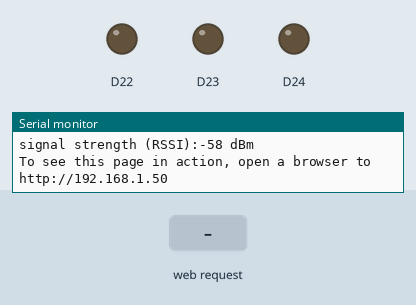
The sketch below on a simulated Arduino Nano RP2040 Connect. On the bench: output pins drawn as LEDs (lit = HIGH), the last lines printed to the serial monitor. The test bench sets the inputs (shaded band). WiFi joins after 1.5 s; servers stay silent unless stated.

Above: at 12.7 s.
12.8 s: HTTP request GET /RH received
At 13.8 s:
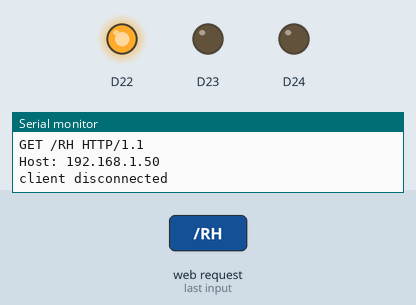
14.3 s: HTTP request GET /GH received
At 15.0 s:
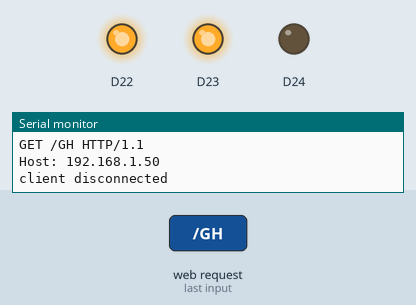
15.8 s: HTTP request GET /RL received
At 16.1 s:
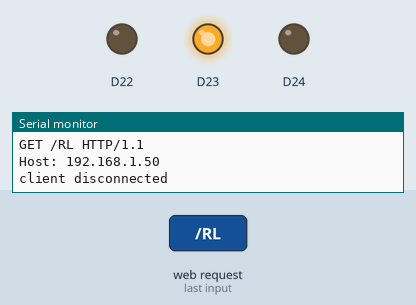
17.3 s: HTTP request GET /BH received
At 18.5 s:
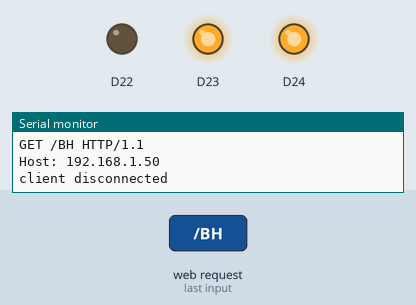
18.8 s: HTTP request GET /GL received
At 19.6 s:
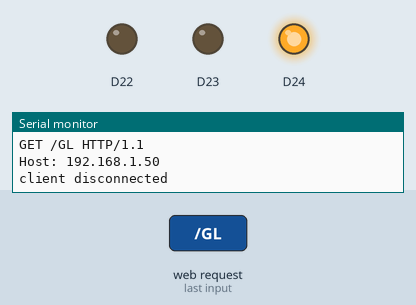
20.3 s: HTTP request GET /RH received
At 20.8 s:
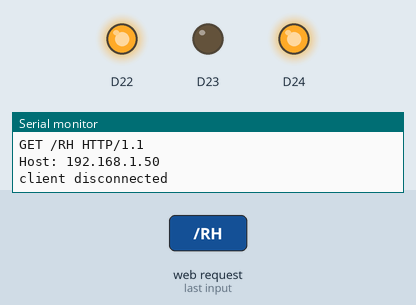
Timing chart, 0 to 22.8 s (numbered marks = the images above; inputs shaded):
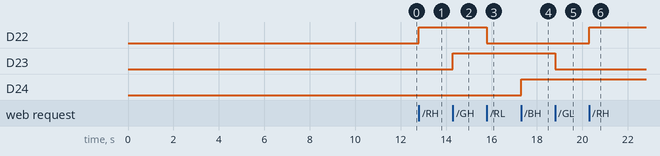

The sketch:

web_server_test.ino
```cpp
// Source: https://docs.arduino.cc/tutorials/nano-rp2040-connect/rp2040-web-server-rgb/

#include <SPI.h>
#include <WiFiNINA.h>

///////please enter your sensitive data in the Secret tab/arduino_secrets.h
char ssid[] = "NoonyPhone";        // your network SSID (name)
char pass[] = "applesauce32";    // your network password (use for WPA, or use as key for WEP)
int keyIndex = 0;                 // your network key index number (needed only for WEP)

int status = WL_IDLE_STATUS;
WiFiServer server(80);

void setup() {
  pinMode(LEDR, OUTPUT);
  pinMode(LEDG, OUTPUT);
  pinMode(LEDB, OUTPUT);
  Serial.begin(9600);      // initialize serial communication

  // check for the WiFi module:
  if (WiFi.status() == WL_NO_MODULE) {
    Serial.println("Communication with WiFi module failed!");
    // don't continue
    while (true);
  }

  String fv = WiFi.firmwareVersion();
  if (fv < WIFI_FIRMWARE_LATEST_VERSION) {
    Serial.println("Please upgrade the firmware");
  }

  // attempt to connect to WiFi network:
  while (status != WL_CONNECTED) {
    Serial.print("Attempting to connect to Network named: ");
    Serial.println(ssid);                   // print the network name (SSID);

    // Connect to WPA/WPA2 network. Change this line if using open or WEP network:
    status = WiFi.begin(ssid, pass);
    // wait 10 seconds for connection:
    delay(10000);
  }
  server.begin();                           // start the web server on port 80
  printWifiStatus();                        // you're connected now, so print out the status
}


void loop() {
  WiFiClient client = server.available();   // listen for incoming clients

  if (client) {                             // if you get a client,
    Serial.println("new client");           // print a message out the serial port
    String currentLine = "";                // make a String to hold incoming data from the client
    while (client.connected()) {            // loop while the client's connected
      if (client.available()) {             // if there's bytes to read from the client,
        char c = client.read();             // read a byte, then
        Serial.write(c);                    // print it out the serial monitor
        if (c == '\n') {                    // if the byte is a newline character

          // if the current line is blank, you got two newline characters in a row.
          // that's the end of the client HTTP request, so send a response:
          if (currentLine.length() == 0) {
            // HTTP headers always start with a response code (e.g. HTTP/1.1 200 OK)
            // and a content-type so the client knows what's coming, then a blank line:
            client.println("HTTP/1.1 200 OK");
            client.println("Content-type:text/html");
            client.println();

            // the content of the HTTP response follows the header:
            client.print("<style>");
            client.print(".container {margin: 0 auto; text-align: center; margin-top: 100px;}");
            client.print("button {color: white; width: 100px; height: 100px;");
            client.print("border-radius: 50%; margin: 20px; border: none; font-size: 20px; outline: none; transition: all 0.2s;}");
            client.print(".red{background-color: rgb(196, 39, 39);}");
            client.print(".green{background-color: rgb(39, 121, 39);}");
            client.print(".blue {background-color: rgb(5, 87, 180);}");
            client.print(".off{background-color: grey;}");
            client.print("button:hover{cursor: pointer; opacity: 0.7;}");
            client.print("</style>");
            client.print("<div class='container'>");
            client.print("<button class='red' type='submit' onmousedown='location.href=\"/RH\"'>ON</button>");
            client.print("<button class='off' type='submit' onmousedown='location.href=\"/RL\"'>OFF</button><br>");
            client.print("<button class='green' type='submit' onmousedown='location.href=\"/GH\"'>ON</button>");
            client.print("<button class='off' type='submit' onmousedown='location.href=\"/GL\"'>OFF</button><br>");
            client.print("<button class='blue' type='submit' onmousedown='location.href=\"/BH\"'>ON</button>");
            client.print("<button class='off' type='submit' onmousedown='location.href=\"/BL\"'>OFF</button>");
            client.print("</div>");

            // The HTTP response ends with another blank line:
            client.println();
            // break out of the while loop:
            break;
          } else {    // if you got a newline, then clear currentLine:
            currentLine = "";
          }
        } else if (c != '\r') {  // if you got anything else but a carriage return character,
          currentLine += c;      // add it to the end of the currentLine
        }

        // Check to see if the client request was /X
        if (currentLine.endsWith("GET /RH")) {
          digitalWrite(LEDR, HIGH);
        }
        if (currentLine.endsWith("GET /RL")) {
          digitalWrite(LEDR, LOW);
        }
        if (currentLine.endsWith("GET /GH")) {
          digitalWrite(LEDG, HIGH);
        }
        if (currentLine.endsWith("GET /GL")) {
          digitalWrite(LEDG, LOW);
        }
        if (currentLine.endsWith("GET /BH")) {
          digitalWrite(LEDB, HIGH);
        }
        if (currentLine.endsWith("GET /BL")) {
          digitalWrite(LEDB, LOW);
        }
      }
    }
    // close the connection:
    client.stop();
    Serial.println("client disconnected");
  }
}

void printWifiStatus() {
  // print the SSID of the network you're attached to:
  Serial.print("SSID: ");
  Serial.println(WiFi.SSID());

  // print your board's IP address:
  IPAddress ip = WiFi.localIP();
  Serial.print("IP Address: ");
  Serial.println(ip);

  // print the received signal strength:
  long rssi = WiFi.RSSI();
  Serial.print("signal strength (RSSI):");
  Serial.print(rssi);
  Serial.println(" dBm");
  // print where to go in a browser:
  Serial.print("To see this page in action, open a browser to http://");
  Serial.println(ip);
}
```

Measured:
- after the input at 12.8 s, D22: LOW → HIGH at once
- after the input at 14.3 s, D23: LOW → HIGH at once
- after the input at 15.8 s, D22: HIGH → LOW at once
- after the input at 17.3 s, D24: LOW → HIGH at once
- after the input at 18.8 s, D23: HIGH → LOW at once
- after the input at 20.3 s, D22: LOW → HIGH at once
